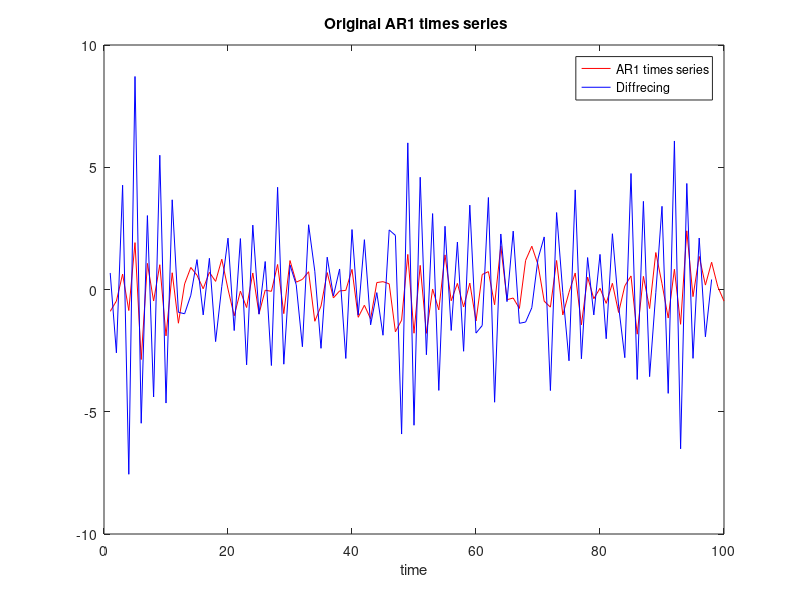

MATLAB code for this plot:
%function [DY] = differ(Y,diffnum,per);%  Differences Y at periodicity PER DIFFNUM times%    e.g., per = 1 for consecutive differencing%          per = 3 or 12 for seasonal differencing%          If PER = 12 and DIFFNUM = 2, proc returns the 2nd seasonal%             difference of Y where the periodicity of the season is monthly.clear all;clc;clf;close allw=randn(100,1);%a=-.3;a = [1 .3];Y=filter(1,a,w);  %Generate AR(1) processDY = Y;diffnum=2per=1j=1; while j <= diffnum  DY = DY(per+1:size(DY,1),:) - DY(1:size(DY,1)-per,:); j=j+1; end; DY  plot(Y,'r') title(' Original AR1 times series') xlabel('time')  hold on plot(DY,'b') legend('AR1 times series','Diffrecing','NorthEast') hold off     